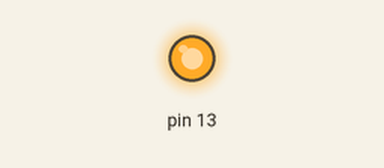
Recording of a sketch running on a simulated Arduino Uno, built with avr-gcc and run on an emulated ATmega328P. Shown: output pins drawn as LEDs (lit = HIGH).

Above: at 0.1 s.
At 0.6 s:
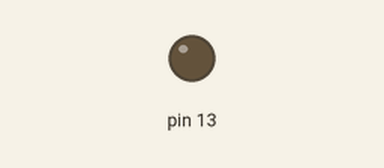
Timing chart, 0 to 2.1 s (numbered marks = the images above):
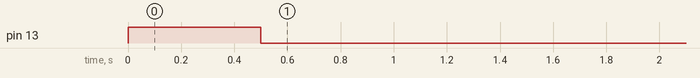

The sketch:

Bluetooth_LED_control.ino
```cpp
#include <SoftwareSerial.h>

// HC-05 TX -> Pin 10, HC-05 RX -> Pin 11
SoftwareSerial myBT(10, 11);

void setup() {
  myBT.begin(9600);
  pinMode(13, OUTPUT);

  // Quick blink to confirm Arduino is alive
  digitalWrite(13, HIGH); delay(500); digitalWrite(13, LOW);
}

void loop() {
  if (myBT.available()) {
    char data = myBT.read();

    if (data == '1') digitalWrite(13, HIGH); // Turn LED ON
    if (data == '0') digitalWrite(13, LOW);  // Turn LED OFF
  }
}
```
